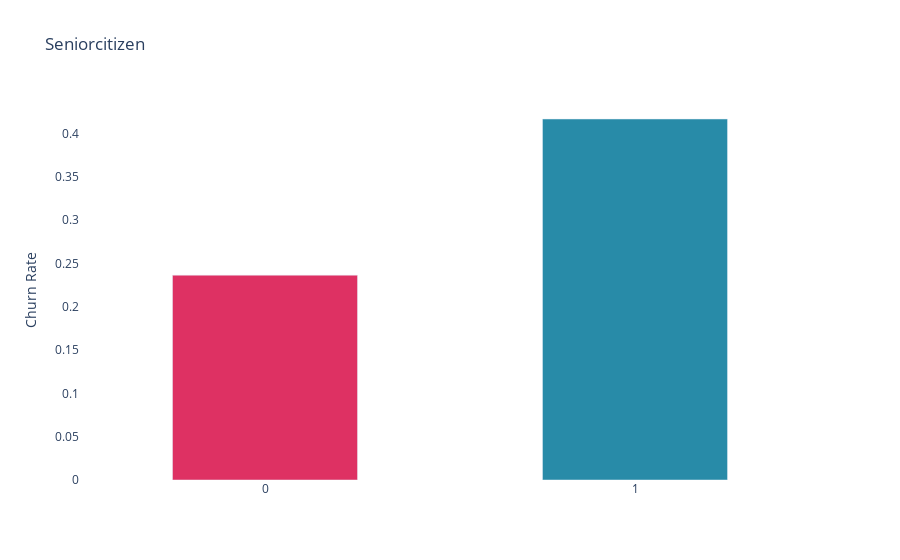

Write notebook code for a chart like this one.
### Markdown cell above
## Senior Citizens

### Code cell
bar_plot("SeniorCitizen")

### Figure 1 — Plotly figure (JSON) as saved in the notebook; plotly's stock layout.template omitted (floating-point values rounded to 4 significant figures)
{"data": [{"marker": {"color": ["#DE3163", "#288ba8"]}, "type": "bar", "width": [0.5, 0.5], "x": [0, 1], "y": [0.2365, 0.4168]}], "layout": {"plot_bgcolor": "#FFFFFF", "title": {"text": "Seniorcitizen"}, "xaxis": {"type": "category"}, "yaxis": {"title": {"text": "Churn Rate"}}}}
